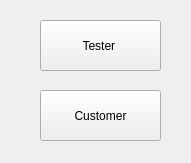
<?xml version="1.0" encoding="UTF-8"?>
<ui version="4.0">
 <class>mode_obj</class>
 <widget class="QWidget" name="mode_obj">
  <property name="geometry">
   <rect>
    <x>0</x>
    <y>0</y>
    <width>191</width>
    <height>163</height>
   </rect>
  </property>
  <property name="acceptDrops">
   <bool>false</bool>
  </property>
  <property name="windowTitle">
   <string>Select Mode</string>
  </property>
  <widget class="QPushButton" name="tester_mode_btn">
   <property name="geometry">
    <rect>
     <x>40</x>
     <y>20</y>
     <width>121</width>
     <height>51</height>
    </rect>
   </property>
   <property name="text">
    <string>Tester </string>
   </property>
  </widget>
  <widget class="QPushButton" name="cust_mode_btn">
   <property name="geometry">
    <rect>
     <x>40</x>
     <y>90</y>
     <width>121</width>
     <height>51</height>
    </rect>
   </property>
   <property name="text">
    <string>Customer</string>
   </property>
  </widget>
 </widget>
 <resources/>
 <connections/>
</ui>
